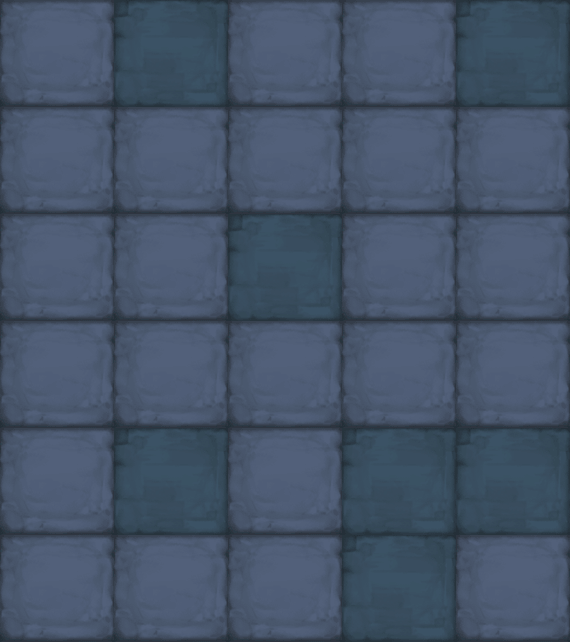

The image is a tile-based game level rendered from a .tmx file. Its description and source (layers, tilesets, objects; grid data summarised) follow:
An orthogonal 5x6 tile map with 114x107 px tiles, 1 tile layer (块层 1).

<map version="1.0" orientation="orthogonal" width="5" height="6" tilewidth="114" tileheight="107">
 <tileset firstgid="1" name="map022" tilewidth="114" tileheight="107">
  <image source="map022.png" width="228" height="107" />
 </tileset>
 <layer name="块层 1" width="5" height="6">
  <data>[30 cells, 30 non-empty, 2 distinct tile ids]</data>
 </layer>
</map>
